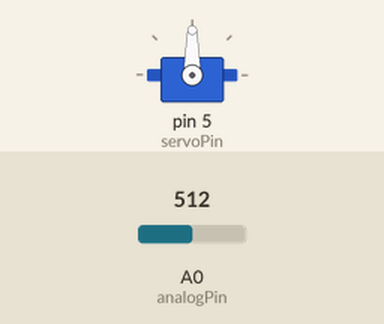
This sketch was run on a simulated Arduino Uno, built with avr-gcc and run on an emulated ATmega328P. On the bench: servo. The inputs (shaded band) are chosen by the test bench; at power-on: A0 (analogPin) = 512.

Above: at 1.2 s.
1.3 s: A0 (analogPin) set to 581
2.8 s: A0 (analogPin) set to 609
At 3.2 s:
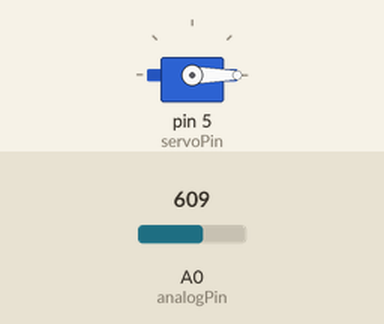
4.3 s: A0 (analogPin) set to 590
At 5.4 s:
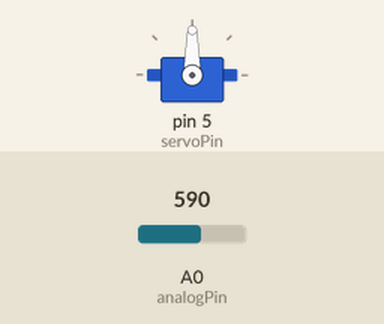
5.8 s: A0 (analogPin) set to 610
At 6.6 s:
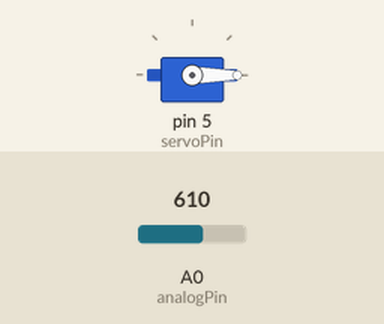
Timing chart, 0 to 8.3 s (numbered marks = the images above; inputs shaded):
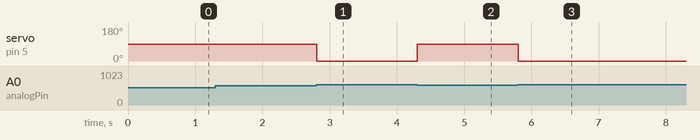

Measured:
- the behaviour switches between 599 and 600 on A0 (analogPin) (found by bisection; images 0 and 1)
- after the input at 1.3 s, every drawn part: stays the same
- after the input at 2.8 s, servo on pin 5 (servoPin): 90° → 0° at once
- after the input at 4.3 s, servo on pin 5 (servoPin): 0° → 90° at once
- after the input at 5.8 s, servo on pin 5 (servoPin): 90° → 0° at once

The sketch:

Door.ino
```cpp
#include <Servo.h>
Servo servo;
const int analogPin = A0;
int sensorValue = 0;
int servoPin = 5;


void setup() {
  // put your setup code here, to run once:

  servo.attach(servoPin);


  //Serial.begin(9600);


}

void loop() {
  sensorValue = analogRead(analogPin);
  servo.write(0);

  if(sensorValue < 600){
      servo.write(90);
      delay(100);
  }
  else{
      servo.write(0);
  }

}
```
